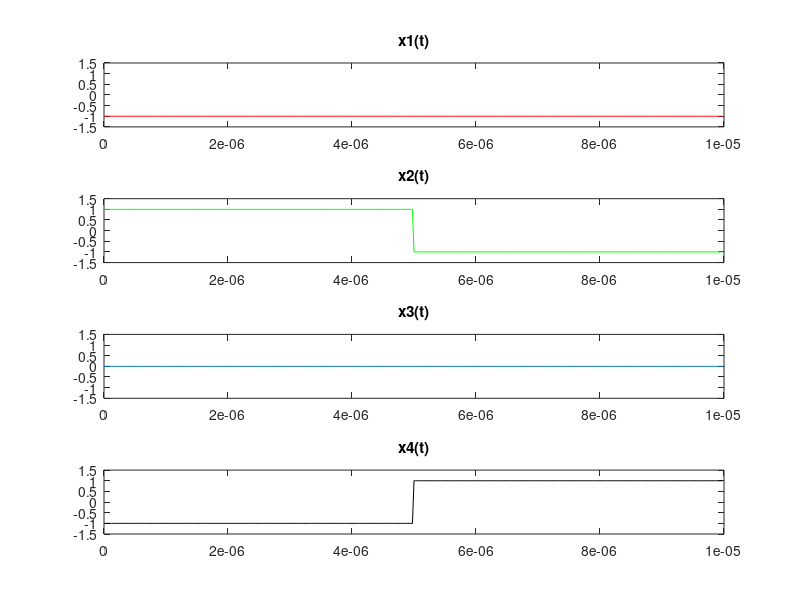
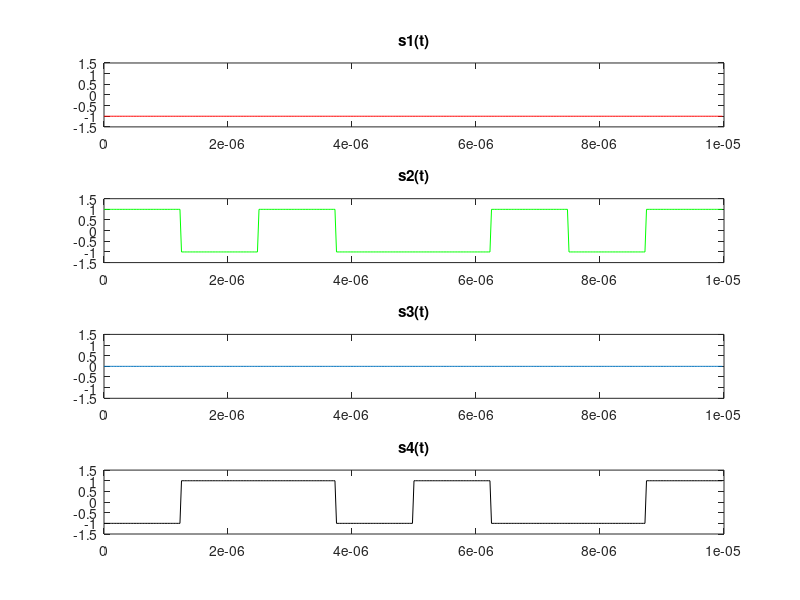
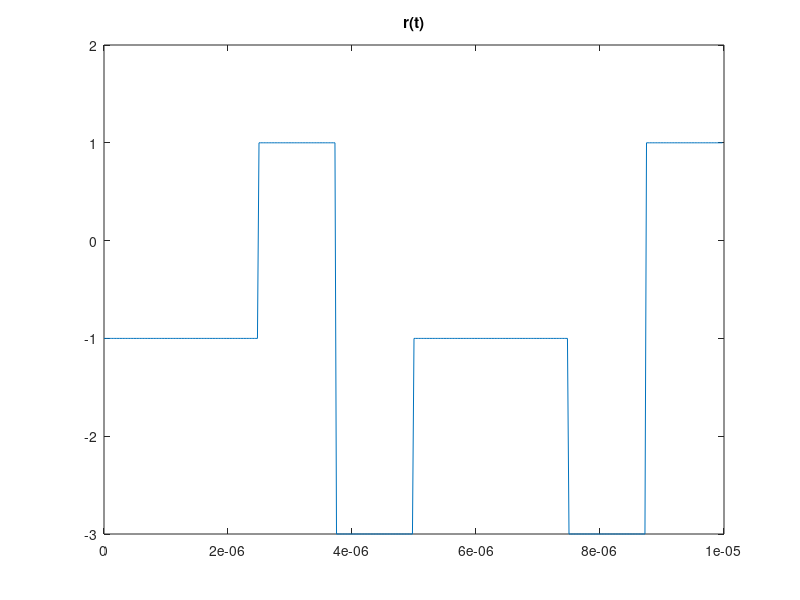
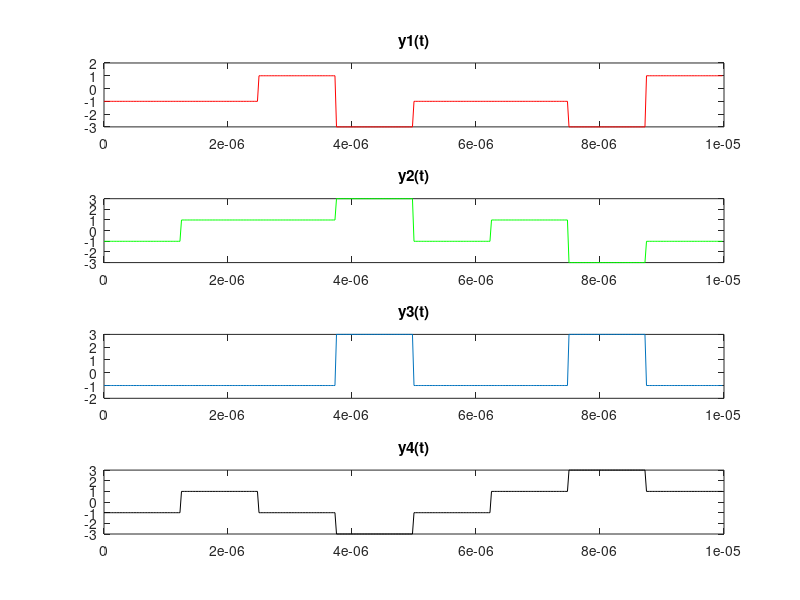

Write MATLAB code to recreate these figures, in order.
clear all;
close all;
N = 4; %fator de espalhamento, 4 chips - 1 bit
L = N; %periodo
bits = 2;
%codigo polar
Rb = 200e3;
chips_amostras = 50;
amostras_bits = chips_amostras*N;
Tb = 1/Rb;
Tc = Rb/N;
SNR = 100;%sem ruido
user0 = [-1 -1]; %00
user1 = [1 -1]; %10
user2 = [0 0]; %silencioso
user3 = [-1 1]; %01

codigo = hadamard(N);
%repetir a informacao de cada usuario de acordo com o fator do espalhamento
x1_rep = kron(user0,ones([1,L])); 
x2_rep = kron(user1,ones([1,L])); 
x3_rep = kron(user2,ones([1,L])); 
x4_rep = kron(user3,ones([1,L]));

%codigos
codigo1 = repmat(codigo(1,:),1,2); %pegar a linha correspondente
codigo2 = repmat(codigo(2,:),1,2);
codigo3 = repmat(codigo(3,:),1,2);
codigo4 = repmat(codigo(4,:),1,2);

s1 = x1_rep.*codigo1;
s2 = x2_rep.*codigo2;
s3 = x3_rep.*codigo3;
s4 = x4_rep.*codigo4;

soma_s = s1 + s2 + s3 + s4;
r = awgn(soma_s,SNR);

%dominio tempo
filtro = ones(1,chips_amostras);
%superamostragem
x1_t = filter(filtro,1,upsample(x1_rep,chips_amostras));
x2_t = filter(filtro,1,upsample(x2_rep,chips_amostras));
x3_t = filter(filtro,1,upsample(x3_rep,chips_amostras));
x4_t = filter(filtro,1,upsample(x4_rep,chips_amostras));

s1_t = filter(filtro,1,upsample(s1,chips_amostras));
s2_t = filter(filtro,1,upsample(s2,chips_amostras));
s3_t = filter(filtro,1,upsample(s3,chips_amostras));
s4_t = filter(filtro,1,upsample(s4,chips_amostras));

r_t =filter(filtro,1,upsample(r,chips_amostras));
t = bits*Tb*((0:length(x4_t)-1)/length(x4_t));

figure();
subplot(411);
plot(t,x1_t,'r');
title('x1(t)');
ylim([-1.5 1.5]);
subplot(412);
plot(t,x2_t,'g');
ylim([-1.5 1.5]);
title('x2(t)');
subplot(413);
plot(t,x3_t);
title('x3(t)');
ylim([-1.5 1.5]);
subplot(414);
plot(t,x4_t,'k');
title('x4(t)');
ylim([-1.5 1.5]);

figure();
subplot(411);
plot(t,s1_t,'r');
ylim([-1.5 1.5]);
title('s1(t)');
subplot(412);
plot(t,s2_t,'g');
ylim([-1.5 1.5]);
title('s2(t)');
subplot(413);
plot(t,s3_t);
ylim([-1.5 1.5]);
title('s3(t)');
subplot(414);
plot(t,s4_t,'k');
ylim([-1.5 1.5]);
title('s4(t)');

figure();
plot(t,r_t);
title('r(t)');

%receptor
y1 = codigo1.*r;
y2 = codigo2.*r;
y3 = codigo3.*r;
y4 = codigo4.*r;
%superamostragem
y1_t = filter(filtro,1,upsample(y1,chips_amostras));
y2_t = filter(filtro,1,upsample(y2,chips_amostras));
y3_t = filter(filtro,1,upsample(y3,chips_amostras));
y4_t = filter(filtro,1,upsample(y4,chips_amostras));

figure();
subplot(411);
plot(t,y1_t,'r');
title('y1(t)');
subplot(412);
plot(t,y2_t,'g');
title('y2(t)');
subplot(413);
plot(t,y3_t);
title('y3(t)');
subplot(414);
plot(t,y4_t,'k');
title('y4(t)');
%integral e correlator
%y1
int1 = sum(y1_t(1:length(y1_t)/2))/amostras_bits;
int1_2 = sum(y1_t(length(y1_t)/2+1:end))/amostras_bits;
correlator1 = [int1 > 0 int1_2 > 0];
%y2
int2 = sum(y2_t(1:length(y2_t)/2))/amostras_bits;
int2_2 = sum(y2_t(length(y2_t)/2+1:end))/amostras_bits;
correlator2 = [int2 > 0 int2_2 > 0];

%y3
int3 = sum(y3_t(1:length(y3_t)/2))/amostras_bits;
int3_2 = sum(y3_t(length(y3_t)/2+1:end))/amostras_bits;
correlator3 = [int3 > 0 int3_2 > 0];

%y4
int4 = sum(y4_t(1:length(y4_t)/2))/amostras_bits;
int4_2 = sum(y4_t(length(y4_t)/2+1:end))/amostras_bits;
correlator4 = [int4 > 0 int4_2 > 0];

figure();
subplot(411);
stem(correlator1,'r')
ylim([0 1.2]);
subplot(412);
stem(correlator2)
ylim([0 1.2]);
subplot(413);
stem(correlator3,'k')
ylim([0 1.2]);
subplot(414);
stem(correlator4,'g')
ylim([0 1.2]);

